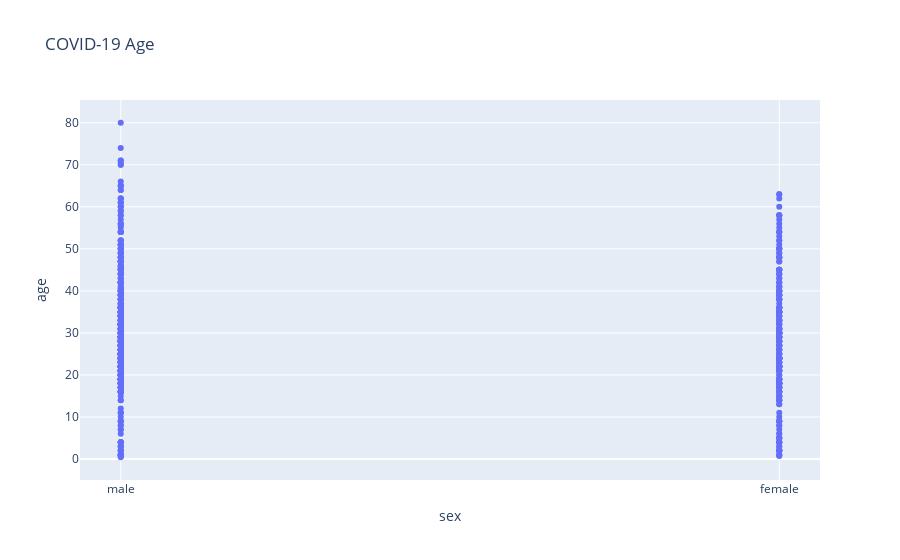

The notebook cell this image was saved under:
### Code cell
title = f'COVID-19 Age'
px.scatter(data_frame=titanic1, x='sex', y='age',
        labels={'sex':'sex','age':'age'}, title=title)

### Figure 1 — Plotly figure (JSON) as saved in the notebook; plotly's stock layout.template omitted (floating-point values rounded to 4 significant figures; data arrays with more than 128 entries replaced by an {"elided": "..."} marker saying what was removed)
{"data": [{"hovertemplate": "sex=%{x}<br>age=%{y}<extra></extra>", "legendgroup": "", "marker": {"color": "#636efa", "symbol": "circle"}, "mode": "markers", "name": "", "orientation": "v", "showlegend": false, "type": "scatter", "x": {"elided": "891 str values"}, "xaxis": "x", "y": {"elided": "891 float values"}, "yaxis": "y"}], "layout": {"legend": {"tracegroupgap": 0}, "title": {"text": "COVID-19 Age"}, "xaxis": {"anchor": "y", "domain": [0, 1], "title": {"text": "sex"}}, "yaxis": {"anchor": "x", "domain": [0, 1], "title": {"text": "age"}}}}
